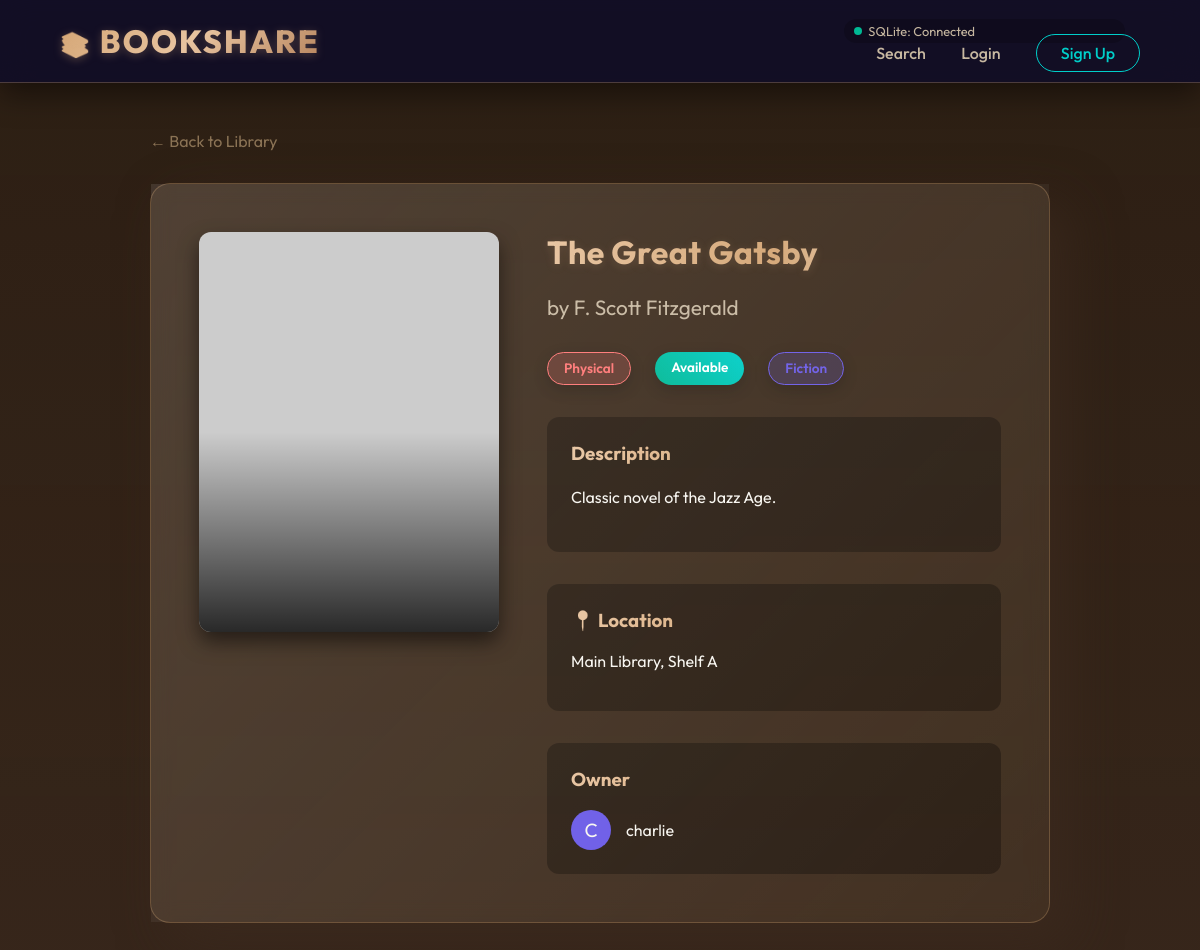
Before: /book/1 with the older database file.
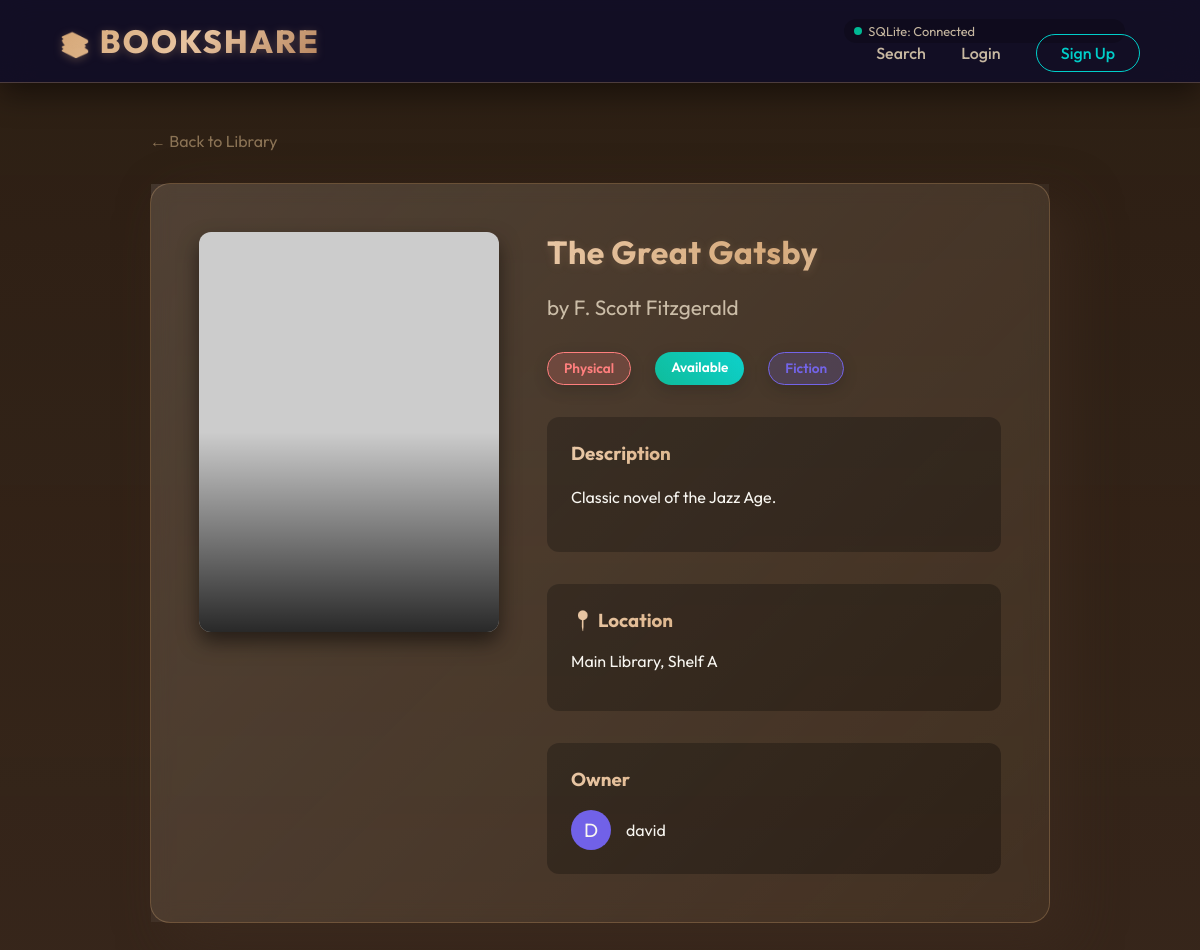
After: the same page with the newer database file.
### models.py (models this page shows, shortened)
class User(UserMixin, db.Model):
    id = db.Column(db.Integer, primary_key=True)
    username = db.Column(db.String(80), unique=True, nullable=False)
    email = db.Column(db.String(120), unique=True, nullable=False)
    password_hash = db.Column(db.String(128))
    role = db.Column(db.String(20), nullable=False, default='Member') # Member or Admin
    is_blocked = db.Column(db.Boolean, default=False)

### app.py (the view)
@app.route('/book/<int:id>')
def book_detail(id):
    book = Book.query.get_or_404(id)
    if book.is_deleted:
        flash('This book is no longer available.')
        return redirect(url_for('index'))
    user_has_liked = False
    if current_user.is_authenticated:
        from models import BookLike
        user_has_liked = BookLike.query.filter_by(user_id=current_user.id, book_id=id).first() is not None
    return render_template('book_detail.html', book=book, user_has_liked=user_has_liked)

### app.py (called while the page is built)
@app.context_processor
def inject_db_status():
    connected = False
    db_type = "SQLite"
    try:
        from sqlalchemy import text
        db.session.execute(text('SELECT 1'))
        connected = True
        uri = app.config.get('SQLALCHEMY_DATABASE_URI', '')
        if 'postgresql' in uri:
            db_type = "Postgres"
        elif '/tmp/' in uri:
            db_type = "SQLite (Temp)"
    except:
        connected = False
    return dict(db_connected=connected, db_type=db_type)

### templates/book_detail.html (shortened to what this page needs)
{% extends 'base.html' %}
{% block content %}
<div style="max-width: 900px; margin: 0 auto;">
    <a href="{{ url_for('index') }}"
        style="color: var(--secondary); text-decoration: none; display: inline-block; margin-bottom: 2rem;">
        ← Back to Library
    </a>
    <div class="card" style="padding: 3rem;">
        <div style="display: grid; grid-template-columns: 300px 1fr; gap: 3rem;">
            <div>
                <div class="book-cover"
                    style="background-image: url('https://picsum.photos/seed/{{ book.id }}/300/400'); height: 400px; margin-bottom: 1.5rem;">
                </div>
            </div>
            <div>
                <h1 style="margin-top: 0;">{{ book.title }}</h1>
                <p style="font-size: 1.3rem; color: var(--text-muted); margin-bottom: 2rem;">by {{ book.author }}</p>
                <div style="display: flex; gap: 1rem; margin-bottom: 2rem;">
                    <span class="badge {{ book.type|lower }}">{{ book.type }}</span>
                    <span class="badge {{ book.status|lower }}">{{ book.status }}</span>
                    <span class="badge"
                        style="background: rgba(108, 92, 231, 0.2); color: #6c5ce7; border: 1px solid #6c5ce7;">{{
                        book.category }}</span>
                </div>
                <div style="background: rgba(0,0,0,0.3); padding: 1.5rem; border-radius: 12px; margin-bottom: 2rem;">
                    <h3 style="margin-top: 0;">Description</h3>
                    <p style="line-height: 1.8;">{{ book.description or 'No description available.' }}</p>
                </div>
                {% if book.type == 'Physical' and book.location %}
                <div style="background: rgba(0,0,0,0.3); padding: 1.5rem; border-radius: 12px; margin-bottom: 2rem;">
                    <h3 style="margin-top: 0;">📍 Location</h3>
                    <p>{{ book.location }}</p>
                </div>
                {% endif %}
                <div style="background: rgba(0,0,0,0.3); padding: 1.5rem; border-radius: 12px;">
                    <h3 style="margin-top: 0;">Owner</h3>
                    <div style="display: flex; align-items: center;">
                        <div
                            style="width: 40px; height: 40px; border-radius: 50%; background: #6c5ce7; display: flex; align-items: center; justify-content: center; margin-right: 15px; font-size: 1.2rem;">
                            {{ book.owner.username[0]|upper }}
                        </div>
                        <span>{{ book.owner.username }}</span>
                    </div>
                </div>
            </div>
        </div>
    </div>
</div>
{% endblock %}

Changed rows visible on the page:
no longer on this page (row edited): User: owner "C", owner.username "charlie"
now on this page (row edited): User: owner "D", owner.username "david"
